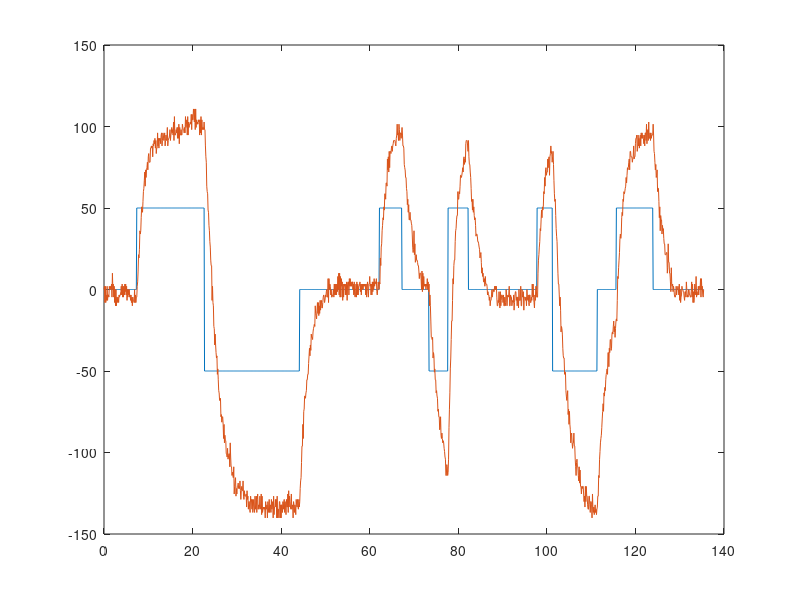

The MATLAB source for this figure:

clear all; clc; 
load prueba_motor_dc.mat


plot(t,U*100,t,W)  % grafica de entrada con relacion a la salida 
%grid on 
kpwm=30;
Va=kpwm*Vc
La=368.5e-3;
Ra=28.8755;
b=1;
J=1;
K=1;

A=[-Ra/La -K/La;K/J -b/J];
B=[kpwm/La;0];
C=[0 1];
D=0;
% seleccion datos de entrenamiento 
N=length(t);
L_train=round(0.7*N);
t_train=t(1:L_train);
Vc_train=U(1:L_train);
W_train=W(1:L_train);

%plot(t,Vc_0*100) % se multiplica la U * 100 para poder comparar la entrada y salida 

% SELECCION DE DATOS DE VALIDACION 
t_val=t(L_train+1:end); % t_val inicie en 0 (el vector inicia en 0)
Vc_val=U(L_train+1:end);
W_val=W(L_train+1:end);

% valores iniciales 

Ra=38.8755;
La=369.5e-3;
J=1;
b=0.1;
Km=1;
%plot(Vc,VaPWM)
